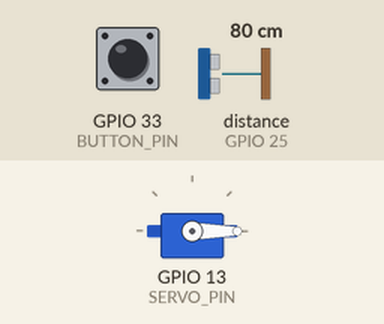
This sketch was run on a simulated ESP32. On the bench: servo. Inputs (shaded band) come from the test bench; at power-on: GPIO 33 (BUTTON_PIN) HIGH, distance to the obstacle (sensor on GPIO 25) 80 cm. The echo pulse lasts 58.3 µs per cm; what the sketch prints to the serial monitor is not drawn.

Above: at 1.2 s.
1.3 s: GPIO 33 (BUTTON_PIN) pulled LOW for 0.15 s
At 2.0 s:
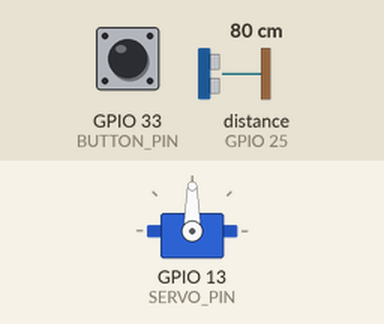
2.9 s: distance to the obstacle (sensor on GPIO 25) set to 12 cm
5.1 s: distance to the obstacle (sensor on GPIO 25) set to 9 cm
At 6.6 s:
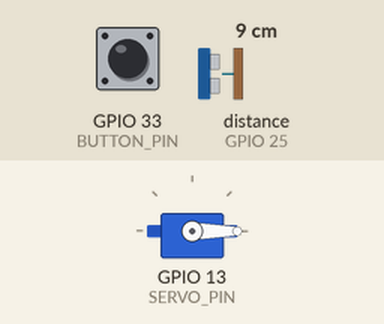
7.6 s: GPIO 33 (BUTTON_PIN) pulled LOW for 1 s
At 9.4 s:
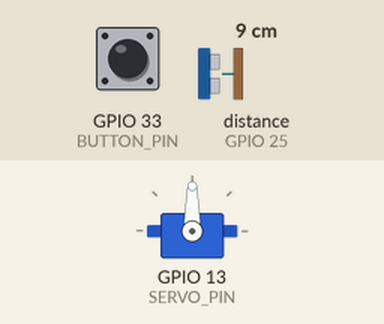
11.2 s: GPIO 33 (BUTTON_PIN) pulled LOW for 3.2 s
At 14.6 s:
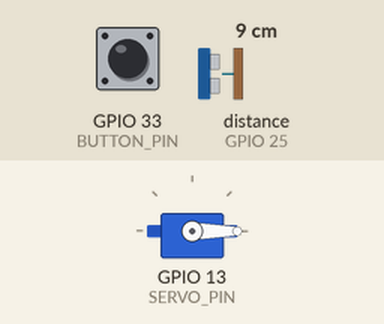
Timing chart, 0 to 16.1 s (numbered marks = the images above; inputs shaded):
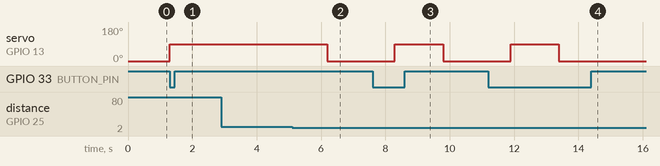

Measured:
- the behaviour switches between 11 and 10 cm on distance to the obstacle (sensor on GPIO 25) (found by bisection; images 1 and 2)
- after the input at 1.3 s, servo on GPIO 13 (SERVO_PIN): 0° → 90° at once
- after the input at 2.9 s, every drawn part: stays the same
- after the input at 5.1 s, servo on GPIO 13 (SERVO_PIN): 90° → 0° after 1.1 s
- after the input at 7.6 s, servo on GPIO 13 (SERVO_PIN): 0° → 90° after 0.69 s, → 0° 1.5 s later
- after the input at 11.2 s, servo on GPIO 13 (SERVO_PIN): 0° → 90° after 0.69 s, → 0° 1.5 s later

The sketch:

parkir.ino
```cpp
#include <ESP32Servo.h>

#define TRIG_PIN 26      // GPIO untuk Trig
#define ECHO_PIN 25      // GPIO untuk Echo
#define SERVO_PIN 13     // GPIO Servo
#define BUTTON_PIN 33    // GPIO Push Button

Servo myServo;

long duration;
int distance;

bool gateOpen = false;  // Status gerbang

void setup() {
  Serial.begin(115200);

  pinMode(TRIG_PIN, OUTPUT);
  pinMode(ECHO_PIN, INPUT);
  pinMode(BUTTON_PIN, INPUT_PULLUP);

  myServo.attach(SERVO_PIN);
  myServo.write(0);  // Gerbang awal tertutup
  Serial.println("🚗 Sistem Parkir Siap!");
}

void loop() {
  // --- Baca Tombol ---
  if (digitalRead(BUTTON_PIN) == LOW && !gateOpen) {
    Serial.println("🔘 Tombol ditekan → Gerbang Dibuka");
    myServo.write(90);  // buka gerbang
    gateOpen = true;
    delay(500); // debounce tombol
  }

  // --- Jika gerbang terbuka, cek sensor ---
  if (gateOpen) {
    int jarak = bacaJarak();

    Serial.print("Jarak: ");
    Serial.print(jarak);
    Serial.println(" cm");

    if (jarak > 0 && jarak < 10) {
      Serial.println("🚧 Mobil terdeteksi → Tunggu sebelum menutup");

      delay(1000); // ⏳ TUNGGU 3 DETIK (ubah sesuai kebutuhan)

      Serial.println("🔒 Menutup Gerbang...");
      myServo.write(0);  // tutup gerbang
      gateOpen = false;
      delay(2000); // beri waktu servo menutup penuh
    }
  }

  delay(100);
}

// --- Fungsi untuk baca jarak ---
int bacaJarak() {
  digitalWrite(TRIG_PIN, LOW);
  delayMicroseconds(2);
  digitalWrite(TRIG_PIN, HIGH);
  delayMicroseconds(10);
  digitalWrite(TRIG_PIN, LOW);

  duration = pulseIn(ECHO_PIN, HIGH, 30000); // timeout 30ms (~5m)
  int jarak = duration * 0.034 / 2;
  return jarak;
}
```
